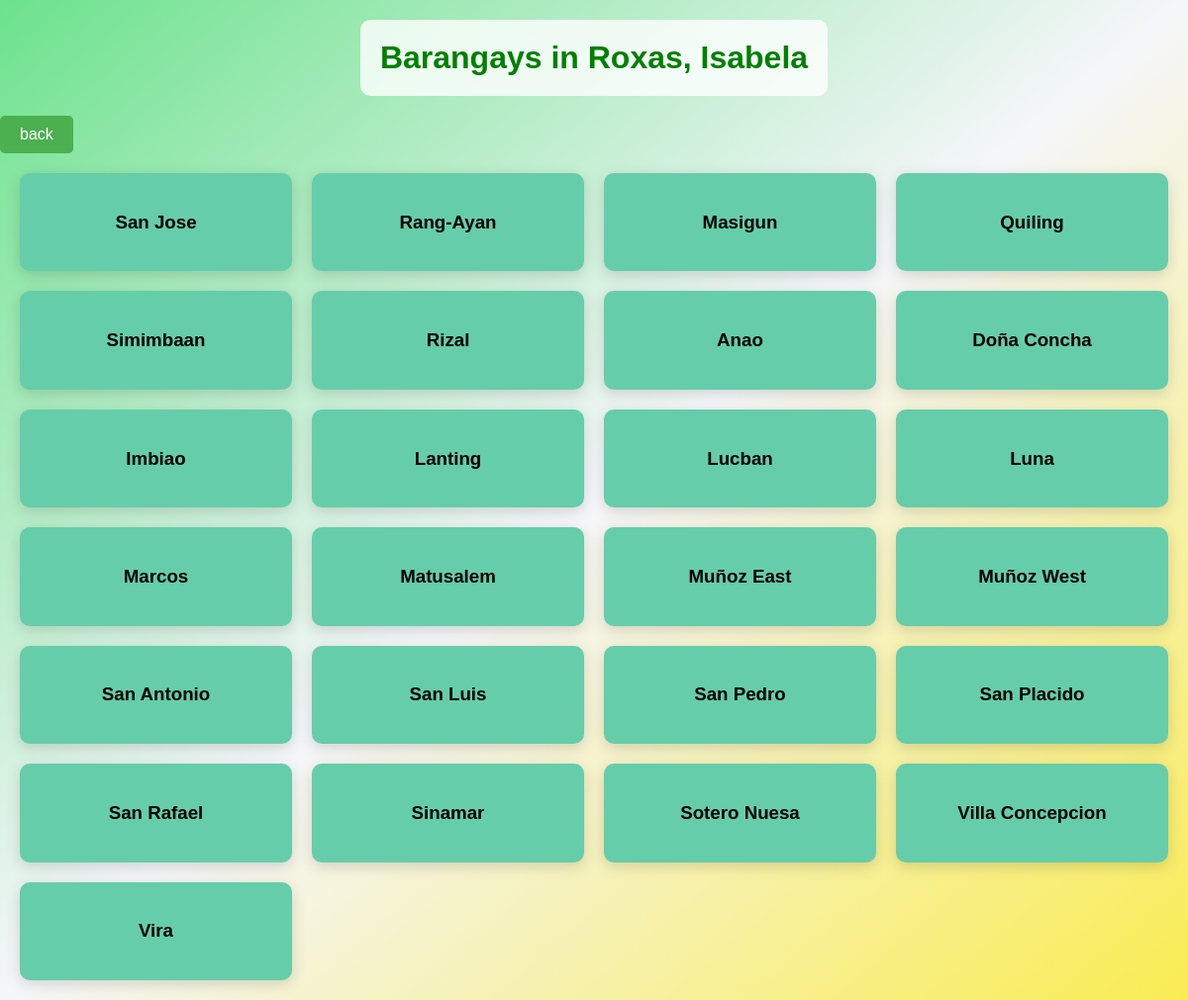
The page /barangay.php on the database its author committed.
### tables this page shows
CREATE TABLE `barangays` (
  `id` int(11) NOT NULL,
  `name` varchar(100) NOT NULL
);

### barangay.php (the view, shortened to what this page needs)
<?php
$conn = new mysqli("localhost", "root", "", "agrilink");
$barangays = [];
$barangay_query = "SELECT * FROM barangays";
$result = $conn->query($barangay_query);
if ($result->num_rows > 0) {
    while ($row = $result->fetch_assoc()) {
        $barangays[] = [
            'id' => $row['id'],
            'name' => $row['name']
        ];
    }
}
?>
<!DOCTYPE html>
<html lang="en">
<head>
</head>
<body>
    <h1>Barangays in Roxas, Isabela</h1>
    <a href="user_dashboard.php" class="add-product-btn">back</a>
    <div class="barangay-container">
        <?php foreach ($barangays as $barangay) { ?>
            <div class="barangay-card">
                <a href="barangay_products.php?barangay_id=<?php echo $barangay['id']; ?>">
                    <h3><?php echo $barangay['name']; ?></h3>
                </a>
            </div>
        <?php } ?>
    </div>
</body>
</html>

### barangay.php (style rules this page uses)
body { font-family: Arial, sans-serif; background: linear-gradient(to bottom right, #6CE28D, #F5F6F9, #F9EC52); background-size: cover; margin: 0; color: green; }
h1 { text-align: center; padding: 20px; background: rgba(255, 255, 255, 0.8); border-radius: 10px; width: fit-content; margin: 20px auto; }
.barangay-container { padding: 20px; display: grid; grid-template-columns: repeat(auto-fit, minmax(250px, 1fr)); gap: 20px; }
.barangay-card { background-color: mediumaquamarine; border-radius: 10px; padding: 20px; box-shadow: 0 4px 15px rgba(0, 0, 0, 0.15); text-align: center; cursor: pointer; transition: transform 0.2s, box-shadow 0.2s; position: relative; }
.barangay-card a { text-decoration: none; color: black; font-weight: bold; }
.add-product-btn { display: inline-block; padding: 10px 20px; background-color: #4CAF50; color: white; text-align: center; text-decoration: none; font-size: 16px; border-radius: 5px; border: none; cursor: pointer; transition: background-color 0.3s, transform 0.2s; }

### rows shown on the page
barangays: name "San Jose"
barangays: name "Rang-Ayan"
barangays: name "Masigun"
barangays: name "Quiling"
barangays: name "Simimbaan"
barangays: name "Rizal"
barangays: name "Anao"
barangays: name "Doña Concha"
barangays: name "Imbiao"
barangays: name "Lanting"
barangays: name "Lucban"
barangays: name "Luna"
barangays: name "Marcos"
barangays: name "Matusalem"
barangays: name "Muñoz East"
barangays: name "Muñoz West"
barangays: name "San Antonio"
barangays: name "San Luis"
barangays: name "San Pedro"
barangays: name "San Placido"
barangays: name "San Rafael"
barangays: name "Sinamar"
barangays: name "Sotero Nuesa"
barangays: name "Villa Concepcion"
barangays: name "Vira"
